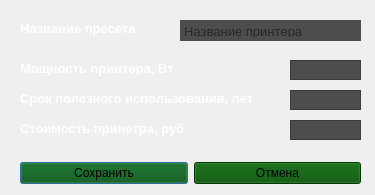
<?xml version="1.0" encoding="UTF-8"?>
<ui version="4.0">
 <class>addprinter</class>
 <widget class="QDialog" name="addprinter">
  <property name="geometry">
   <rect>
    <x>0</x>
    <y>0</y>
    <width>375</width>
    <height>195</height>
   </rect>
  </property>
  <property name="windowTitle">
   <string>Настройки пресета принтера</string>
  </property>
  <property name="windowIcon">
   <iconset>
    <normaloff>../img/logo-1.png</normaloff>../img/logo-1.png</iconset>
  </property>
  <widget class="QLabel" name="price_printer">
   <property name="geometry">
    <rect>
     <x>20</x>
     <y>120</y>
     <width>181</width>
     <height>17</height>
    </rect>
   </property>
   <property name="font">
    <font>
     <pointsize>10</pointsize>
     <bold>true</bold>
    </font>
   </property>
   <property name="styleSheet">
    <string notr="true">color: rgb(255, 255, 255);</string>
   </property>
   <property name="text">
    <string>Стоимость принетра, руб</string>
   </property>
  </widget>
  <widget class="QPlainTextEdit" name="input_prise_printer">
   <property name="geometry">
    <rect>
     <x>290</x>
     <y>120</y>
     <width>71</width>
     <height>20</height>
    </rect>
   </property>
   <property name="sizePolicy">
    <sizepolicy hsizetype="Fixed" vsizetype="Fixed">
     <horstretch>0</horstretch>
     <verstretch>0</verstretch>
    </sizepolicy>
   </property>
   <property name="font">
    <font>
     <pointsize>10</pointsize>
     <bold>true</bold>
     <stylestrategy>PreferAntialias</stylestrategy>
    </font>
   </property>
   <property name="acceptDrops">
    <bool>false</bool>
   </property>
   <property name="toolTipDuration">
    <number>0</number>
   </property>
   <property name="whatsThis">
    <string/>
   </property>
   <property name="autoFillBackground">
    <bool>false</bool>
   </property>
   <property name="styleSheet">
    <string notr="true">background-color: rgb(77, 77, 77);</string>
   </property>
   <property name="inputMethodHints">
    <set>Qt::InputMethodHint::ImhDigitsOnly</set>
   </property>
   <property name="lineWidth">
    <number>0</number>
   </property>
   <property name="verticalScrollBarPolicy">
    <enum>Qt::ScrollBarPolicy::ScrollBarAlwaysOff</enum>
   </property>
   <property name="horizontalScrollBarPolicy">
    <enum>Qt::ScrollBarPolicy::ScrollBarAsNeeded</enum>
   </property>
   <property name="undoRedoEnabled">
    <bool>false</bool>
   </property>
   <property name="lineWrapMode">
    <enum>QPlainTextEdit::LineWrapMode::NoWrap</enum>
   </property>
   <property name="plainText">
    <string notr="true"/>
   </property>
   <property name="tabStopDistance">
    <double>80.000000000000000</double>
   </property>
   <property name="maximumBlockCount">
    <number>3</number>
   </property>
   <property name="centerOnScroll">
    <bool>false</bool>
   </property>
   <property name="placeholderText">
    <string notr="true">0</string>
   </property>
  </widget>
  <widget class="QLabel" name="power_printer">
   <property name="geometry">
    <rect>
     <x>20</x>
     <y>60</y>
     <width>181</width>
     <height>17</height>
    </rect>
   </property>
   <property name="font">
    <font>
     <pointsize>10</pointsize>
     <bold>true</bold>
    </font>
   </property>
   <property name="styleSheet">
    <string notr="true">color: rgb(255, 255, 255);</string>
   </property>
   <property name="text">
    <string>Мощность принтера, Вт</string>
   </property>
  </widget>
  <widget class="QWidget" name="layoutWidget">
   <property name="geometry">
    <rect>
     <x>20</x>
     <y>160</y>
     <width>341</width>
     <height>27</height>
    </rect>
   </property>
   <layout class="QHBoxLayout" name="horizontalLayout">
    <item>
     <widget class="QPushButton" name="save">
      <property name="styleSheet">
       <string notr="true">background-color: rgb(0, 80, 0);</string>
      </property>
      <property name="text">
       <string>Сохранить</string>
      </property>
     </widget>
    </item>
    <item>
     <widget class="QPushButton" name="cancel">
      <property name="styleSheet">
       <string notr="true">background-color: rgb(0, 80, 0);</string>
      </property>
      <property name="text">
       <string>Отмена</string>
      </property>
     </widget>
    </item>
   </layout>
  </widget>
  <widget class="QPlainTextEdit" name="input_time_to_use">
   <property name="geometry">
    <rect>
     <x>290</x>
     <y>90</y>
     <width>71</width>
     <height>20</height>
    </rect>
   </property>
   <property name="sizePolicy">
    <sizepolicy hsizetype="Fixed" vsizetype="Fixed">
     <horstretch>0</horstretch>
     <verstretch>0</verstretch>
    </sizepolicy>
   </property>
   <property name="font">
    <font>
     <pointsize>10</pointsize>
     <bold>true</bold>
     <stylestrategy>PreferAntialias</stylestrategy>
    </font>
   </property>
   <property name="acceptDrops">
    <bool>false</bool>
   </property>
   <property name="toolTipDuration">
    <number>0</number>
   </property>
   <property name="whatsThis">
    <string/>
   </property>
   <property name="autoFillBackground">
    <bool>false</bool>
   </property>
   <property name="styleSheet">
    <string notr="true">background-color: rgb(77, 77, 77);</string>
   </property>
   <property name="inputMethodHints">
    <set>Qt::InputMethodHint::ImhDigitsOnly</set>
   </property>
   <property name="lineWidth">
    <number>0</number>
   </property>
   <property name="verticalScrollBarPolicy">
    <enum>Qt::ScrollBarPolicy::ScrollBarAlwaysOff</enum>
   </property>
   <property name="horizontalScrollBarPolicy">
    <enum>Qt::ScrollBarPolicy::ScrollBarAsNeeded</enum>
   </property>
   <property name="undoRedoEnabled">
    <bool>false</bool>
   </property>
   <property name="lineWrapMode">
    <enum>QPlainTextEdit::LineWrapMode::NoWrap</enum>
   </property>
   <property name="plainText">
    <string notr="true"/>
   </property>
   <property name="tabStopDistance">
    <double>80.000000000000000</double>
   </property>
   <property name="maximumBlockCount">
    <number>3</number>
   </property>
   <property name="centerOnScroll">
    <bool>false</bool>
   </property>
   <property name="placeholderText">
    <string notr="true">0</string>
   </property>
  </widget>
  <widget class="QPlainTextEdit" name="input_power">
   <property name="geometry">
    <rect>
     <x>290</x>
     <y>60</y>
     <width>71</width>
     <height>20</height>
    </rect>
   </property>
   <property name="sizePolicy">
    <sizepolicy hsizetype="Fixed" vsizetype="Fixed">
     <horstretch>0</horstretch>
     <verstretch>0</verstretch>
    </sizepolicy>
   </property>
   <property name="font">
    <font>
     <pointsize>10</pointsize>
     <bold>true</bold>
     <stylestrategy>PreferAntialias</stylestrategy>
    </font>
   </property>
   <property name="acceptDrops">
    <bool>false</bool>
   </property>
   <property name="toolTipDuration">
    <number>0</number>
   </property>
   <property name="whatsThis">
    <string/>
   </property>
   <property name="autoFillBackground">
    <bool>false</bool>
   </property>
   <property name="styleSheet">
    <string notr="true">background-color: rgb(77, 77, 77);</string>
   </property>
   <property name="inputMethodHints">
    <set>Qt::InputMethodHint::ImhDigitsOnly</set>
   </property>
   <property name="lineWidth">
    <number>0</number>
   </property>
   <property name="verticalScrollBarPolicy">
    <enum>Qt::ScrollBarPolicy::ScrollBarAlwaysOff</enum>
   </property>
   <property name="horizontalScrollBarPolicy">
    <enum>Qt::ScrollBarPolicy::ScrollBarAsNeeded</enum>
   </property>
   <property name="undoRedoEnabled">
    <bool>false</bool>
   </property>
   <property name="lineWrapMode">
    <enum>QPlainTextEdit::LineWrapMode::NoWrap</enum>
   </property>
   <property name="plainText">
    <string notr="true"/>
   </property>
   <property name="tabStopDistance">
    <double>80.000000000000000</double>
   </property>
   <property name="maximumBlockCount">
    <number>3</number>
   </property>
   <property name="centerOnScroll">
    <bool>false</bool>
   </property>
   <property name="placeholderText">
    <string notr="true">0</string>
   </property>
  </widget>
  <widget class="QTextEdit" name="Input_name_printer">
   <property name="enabled">
    <bool>true</bool>
   </property>
   <property name="geometry">
    <rect>
     <x>180</x>
     <y>20</y>
     <width>181</width>
     <height>21</height>
    </rect>
   </property>
   <property name="font">
    <font>
     <pointsize>10</pointsize>
     <stylestrategy>PreferAntialias</stylestrategy>
     <kerning>false</kerning>
    </font>
   </property>
   <property name="tabletTracking">
    <bool>false</bool>
   </property>
   <property name="acceptDrops">
    <bool>true</bool>
   </property>
   <property name="styleSheet">
    <string notr="true">background-color: rgb(77, 77, 77);</string>
   </property>
   <property name="frameShape">
    <enum>QFrame::Shape::NoFrame</enum>
   </property>
   <property name="frameShadow">
    <enum>QFrame::Shadow::Sunken</enum>
   </property>
   <property name="verticalScrollBarPolicy">
    <enum>Qt::ScrollBarPolicy::ScrollBarAlwaysOff</enum>
   </property>
   <property name="horizontalScrollBarPolicy">
    <enum>Qt::ScrollBarPolicy::ScrollBarAlwaysOff</enum>
   </property>
   <property name="autoFormatting">
    <set>QTextEdit::AutoFormattingFlag::AutoBulletList</set>
   </property>
   <property name="tabChangesFocus">
    <bool>true</bool>
   </property>
   <property name="documentTitle">
    <string notr="true"/>
   </property>
   <property name="undoRedoEnabled">
    <bool>false</bool>
   </property>
   <property name="lineWrapMode">
    <enum>QTextEdit::LineWrapMode::WidgetWidth</enum>
   </property>
   <property name="markdown">
    <string/>
   </property>
   <property name="acceptRichText">
    <bool>false</bool>
   </property>
   <property name="cursorWidth">
    <number>1</number>
   </property>
   <property name="textInteractionFlags">
    <set>Qt::TextInteractionFlag::TextEditorInteraction</set>
   </property>
   <property name="placeholderText">
    <string>Название принтера</string>
   </property>
  </widget>
  <widget class="QLabel" name="time_to_use">
   <property name="geometry">
    <rect>
     <x>20</x>
     <y>90</y>
     <width>261</width>
     <height>17</height>
    </rect>
   </property>
   <property name="font">
    <font>
     <pointsize>10</pointsize>
     <bold>true</bold>
    </font>
   </property>
   <property name="styleSheet">
    <string notr="true">color: rgb(255, 255, 255);</string>
   </property>
   <property name="text">
    <string>Срок полезного использования, лет</string>
   </property>
  </widget>
  <widget class="QLabel" name="name_printer">
   <property name="geometry">
    <rect>
     <x>20</x>
     <y>20</y>
     <width>181</width>
     <height>17</height>
    </rect>
   </property>
   <property name="font">
    <font>
     <pointsize>10</pointsize>
     <bold>true</bold>
    </font>
   </property>
   <property name="styleSheet">
    <string notr="true">color: rgb(255, 255, 255);</string>
   </property>
   <property name="text">
    <string>Название пресета</string>
   </property>
  </widget>
 </widget>
 <resources/>
 <connections/>
</ui>
